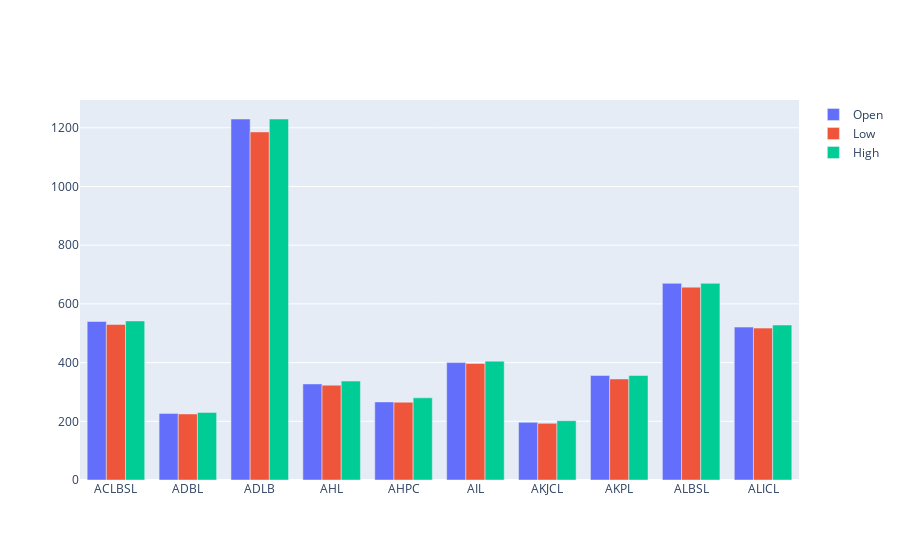

The notebook cell this image was saved under:
### Code cell
import plotly.graph_objects as go

fig = go.Figure(data=[
    go.Bar(name='Open', x=company, y=open_price),
    go.Bar(name='Low', x=company, y=low_price),
    go.Bar(name='High', x=company, y=high_price)
    
])
# Change the bar mode
fig.update_layout(barmode='group')
fig.show()

### Figure 1 — Plotly figure (JSON) as saved in the notebook; plotly's stock layout.template omitted (floating-point values rounded to 4 significant figures)
{"data": [{"name": "Open", "type": "bar", "x": ["ACLBSL", "ADBL", "ADLB", "AHL", "AHPC", "AIL", "AKJCL", "AKPL", "ALBSL", "ALICL", "ANLB", "API", "AVYAN", "BARUN", "BBC", "BFC", "BHDC", "BHL", "BHPL", "BNHC", "BNT", "BOKD86", "BPCL", "BPW", "CBBL", "CBLD88", "CCBD88", "CFCL", "CGH", "CHCL", "CHDC", "CHL", "CIT", "CLBSL", "CMF1", "CMF2", "CORBL", "CZBIL", "DDBL", "DHPL", "DLBS", "DORDI", "EBL", "EBLD86", "EDBL", "EHPL", "ENL", "FMDBL", "FOWAD", "GBBD85", "GBBL", "GBD80/81", "GBIME", "GBIMEP", "GBLBS", "GFCL", "GHL", "GIBF1", "GILB", "GLBSL", "GLH", "GMFBS", "GMFIL", "GRDBL", "GUFL", "GVL", "HBL", "HDHPC", "HDL", "HEI", "HHL", "HIDCL", "HIDCLP", "HPPL", "HURJA", "ICFC", "ILBS", "JALPA", "JBBL", "JBLB", "JFL", "JOSHI", "JSLBB", "KBL", "KBLPO", "KDBY", "KDL", "KEF", "KKHC", "KLBS", "KLBSL", "KMCDB", "KPCL", "KRBL", "KSBBL", "LBBL", "LBL", "LBLD88", "LEC", "LICN"], "y": [540, 227, 1230, 327.4, 266, 400, 196.5, 356, 670, 521]}, {"name": "Low", "type": "bar", "x": ["ACLBSL", "ADBL", "ADLB", "AHL", "AHPC", "AIL", "AKJCL", "AKPL", "ALBSL", "ALICL", "ANLB", "API", "AVYAN", "BARUN", "BBC", "BFC", "BHDC", "BHL", "BHPL", "BNHC", "BNT", "BOKD86", "BPCL", "BPW", "CBBL", "CBLD88", "CCBD88", "CFCL", "CGH", "CHCL", "CHDC", "CHL", "CIT", "CLBSL", "CMF1", "CMF2", "CORBL", "CZBIL", "DDBL", "DHPL", "DLBS", "DORDI", "EBL", "EBLD86", "EDBL", "EHPL", "ENL", "FMDBL", "FOWAD", "GBBD85", "GBBL", "GBD80/81", "GBIME", "GBIMEP", "GBLBS", "GFCL", "GHL", "GIBF1", "GILB", "GLBSL", "GLH", "GMFBS", "GMFIL", "GRDBL", "GUFL", "GVL", "HBL", "HDHPC", "HDL", "HEI", "HHL", "HIDCL", "HIDCLP", "HPPL", "HURJA", "ICFC", "ILBS", "JALPA", "JBBL", "JBLB", "JFL", "JOSHI", "JSLBB", "KBL", "KBLPO", "KDBY", "KDL", "KEF", "KKHC", "KLBS", "KLBSL", "KMCDB", "KPCL", "KRBL", "KSBBL", "LBBL", "LBL", "LBLD88", "LEC", "LICN"], "y": [530, 225, 1186, 323, 265, 397, 193, 344.2, 657, 517.5]}, {"name": "High", "type": "bar", "x": ["ACLBSL", "ADBL", "ADLB", "AHL", "AHPC", "AIL", "AKJCL", "AKPL", "ALBSL", "ALICL", "ANLB", "API", "AVYAN", "BARUN", "BBC", "BFC", "BHDC", "BHL", "BHPL", "BNHC", "BNT", "BOKD86", "BPCL", "BPW", "CBBL", "CBLD88", "CCBD88", "CFCL", "CGH", "CHCL", "CHDC", "CHL", "CIT", "CLBSL", "CMF1", "CMF2", "CORBL", "CZBIL", "DDBL", "DHPL", "DLBS", "DORDI", "EBL", "EBLD86", "EDBL", "EHPL", "ENL", "FMDBL", "FOWAD", "GBBD85", "GBBL", "GBD80/81", "GBIME", "GBIMEP", "GBLBS", "GFCL", "GHL", "GIBF1", "GILB", "GLBSL", "GLH", "GMFBS", "GMFIL", "GRDBL", "GUFL", "GVL", "HBL", "HDHPC", "HDL", "HEI", "HHL", "HIDCL", "HIDCLP", "HPPL", "HURJA", "ICFC", "ILBS", "JALPA", "JBBL", "JBLB", "JFL", "JOSHI", "JSLBB", "KBL", "KBLPO", "KDBY", "KDL", "KEF", "KKHC", "KLBS", "KLBSL", "KMCDB", "KPCL", "KRBL", "KSBBL", "LBBL", "LBL", "LBLD88", "LEC", "LICN"], "y": [542, 230, 1230, 337, 280, 405, 202, 356, 670, 528]}], "layout": {"barmode": "group"}}
